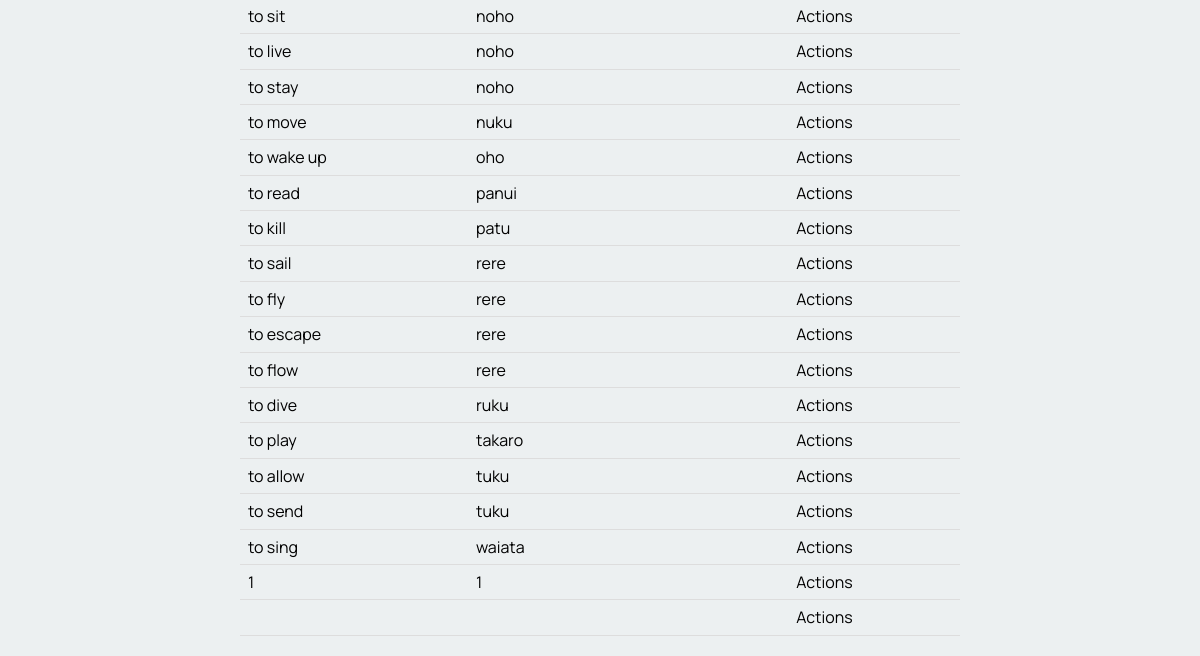
The app's page /sort_by_category/1 (lower part), older data.
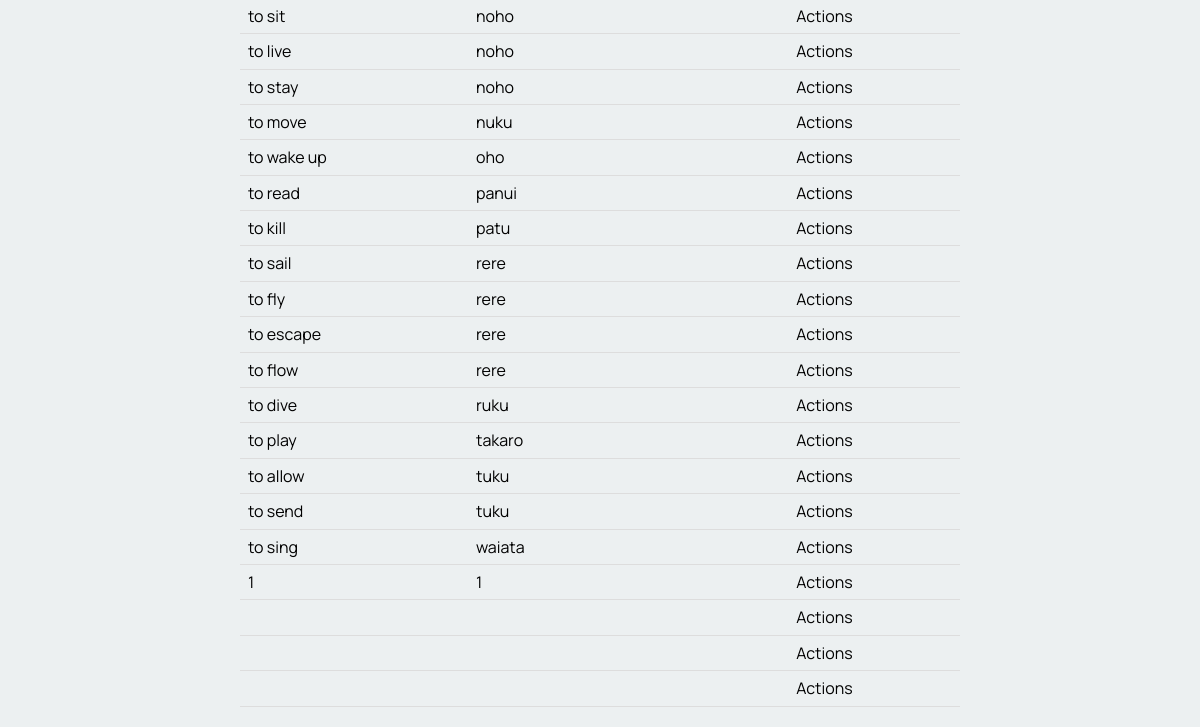
The same page, newer data.
### tables this page shows
CREATE TABLE "table_word"
(
    word_id      integer not null
        primary key autoincrement,
    english_word varchar(100),
    te_reo_word  varchar(100),
    description  varchar(100),
    category     varchar(100),
    levels       varchar(100),
    user_fk      integer
        constraint table_word_table_account_id_fk
            references users_table,
    cat_fk       integer
        constraint table_word_category_table_cat_id_fk
            references category_table
, word_date varchar(100), image varchar(100));

CREATE TABLE "category_table"
(
    cat_id        integer not null
        primary key autoincrement,
    category_name varchar
);

### app.py (the view)
@app.route('/sort_by_category/<cat_id>', methods=['POST', 'GET'])
def render_sort_by_category_page(cat_id):
    if is_logged_in_teacher():
        print("Teacher if logged in!")
    con = create_connection(DATABASE)
    query = "SELECT cat_id, category_name FROM category_table"
    cur = con.cursor()
    cur.execute(query)
    category_list = cur.fetchall()
    cur = con.cursor()
    query = """SELECT word_id, english_word, te_reo_word, category_name FROM table_word INNER JOIN category_table ON table_word.cat_fk = cat_id WHERE cat_id = ?"""
    cur.execute(query, (cat_id,))
    word = cur.fetchall()
    con.close()
    return render_template('sort_by_category.html', logged_in=is_logged_in(), words=word,teacher_log=is_logged_in_teacher(), categories=category_list)

### app.py (called while the page is built)
def create_connection(db_file): #connects to the database
    try:
        connection = sqlite3.connect(db_file)
        return connection
    except Error as e:
        print(e)   #prints the error message
    return None

def is_logged_in():    #checks if the user has logged in
    if session.get("email") is None:
        print("not logged in ")
        return False
    else:
        print("logged in!")
        return True

def is_logged_in_teacher():
        email = session.get("email")
        con = create_connection(DATABASE)
        cur = con.cursor()
        query = """SELECT is_teacher FROM users_table WHERE email = ?"""
        cur.execute(query, (email, ))
        teacher = cur.fetchall()
        con.close()
        print("yooo", teacher)
        if ('yes',) in teacher:
            print("teacher logged in!")
            con = create_connection(DATABASE)
            query = "SELECT users_id FROM users_table"
            cur = con.cursor()
            cur.execute(query)
            test = cur.fetchall()
            print(test)
            return True
        else:
            return False

### templates/sort_by_category.html (shortened to what this page needs)
{% extends 'base.html' %}
{% block main %}
    <table>
        <tbody>
            {% for word in words %}
                <tr>
                    <td><a href="/word_info/{{ word[0] }}">{{ word[1] }}</a></td>
                    <td>{{ word[2] }}</td>
                    <td>{{ word[3] }}</td>
                </tr>
            {% endfor %}
        </tbody>
    </table>
{% endblock %}

### templates/base.html (shortened to what this page needs)
<!DOCTYPE html>
<html>
<head>
    <link rel="stylesheet" href="https://cdnjs.cloudflare.com/ajax/libs/normalize/8.0.1/normalize.css"/>
    <link href="{{ url_for('static', filename='style.css') }}" rel="stylesheet">
</head>
<body>
<div class="container">
    <main>
        {% block main %}
        {% endblock %}
    </main>
</div>
</body>
</html>

### static/style.css (style rules this page uses)
* { font-family: 'Manrope', sans-serif; padding: 0; margin: 0; box-sizing: border-box; }
body { background-color: rgba(236, 240, 241, 1.0); }
.container { width: 60vw; margin: auto; }
.container::after { content: ""; clear: both; display: table; }
table { width: 100%; border-collapse: collapse; margin-bottom: 20px; }

Row changes from the older to the newer data that the page shows:
added table_word: category_name "Actions"
added table_word: category_name "Actions"
